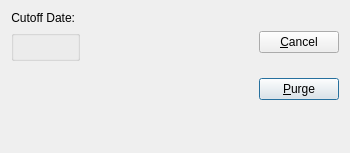
<?xml version="1.0" encoding="UTF-8"?>
<ui version="4.0">
 <comment>This file is part of the xTuple ERP: PostBooks Edition, a free and
open source Enterprise Resource Planning software suite,
Copyright (c) 1999-2018 by OpenMFG LLC, d/b/a xTuple.
It is licensed to you under the Common Public Attribution License
version 1.0, the full text of which (including xTuple-specific Exhibits)
is available at www.xtuple.com/CPAL.  By using this software, you agree
to be bound by its terms.</comment>
 <class>purgePostedCountSlips</class>
 <widget class="QDialog" name="purgePostedCountSlips">
  <property name="geometry">
   <rect>
    <x>0</x>
    <y>0</y>
    <width>350</width>
    <height>153</height>
   </rect>
  </property>
  <property name="windowTitle">
   <string>Purge Posted Count Slips</string>
  </property>
  <layout class="QGridLayout" name="gridLayout_2">
   <item row="0" column="0">
    <layout class="QGridLayout" name="gridLayout">
     <item row="0" column="0">
      <layout class="QVBoxLayout">
       <property name="spacing">
        <number>0</number>
       </property>
       <item>
        <layout class="QVBoxLayout">
         <property name="spacing">
          <number>5</number>
         </property>
         <item>
          <layout class="QHBoxLayout">
           <property name="spacing">
            <number>5</number>
           </property>
           <item>
            <widget class="QLabel" name="_cutoffDateLit">
             <property name="text">
              <string>Cutoff Date:</string>
             </property>
             <property name="alignment">
              <set>Qt::AlignRight|Qt::AlignTrailing|Qt::AlignVCenter</set>
             </property>
            </widget>
           </item>
           <item>
            <layout class="QHBoxLayout">
             <property name="spacing">
              <number>0</number>
             </property>
             <item>
              <widget class="DLineEdit" name="_cutOffDate"/>
             </item>
             <item>
              <spacer name="spacer105">
               <property name="orientation">
                <enum>Qt::Horizontal</enum>
               </property>
               <property name="sizeType">
                <enum>QSizePolicy::Preferred</enum>
               </property>
               <property name="sizeHint" stdset="0">
                <size>
                 <width>0</width>
                 <height>10</height>
                </size>
               </property>
              </spacer>
             </item>
            </layout>
           </item>
          </layout>
         </item>
         <item>
          <widget class="WarehouseGroup" name="_warehouse">
           <property name="title">
            <string/>
           </property>
           <property name="fixedSize">
            <bool>false</bool>
           </property>
          </widget>
         </item>
        </layout>
       </item>
       <item>
        <spacer name="Spacer10">
         <property name="orientation">
          <enum>Qt::Vertical</enum>
         </property>
         <property name="sizeType">
          <enum>QSizePolicy::Expanding</enum>
         </property>
         <property name="sizeHint" stdset="0">
          <size>
           <width>20</width>
           <height>16</height>
          </size>
         </property>
        </spacer>
       </item>
      </layout>
     </item>
     <item row="0" column="1">
      <layout class="QHBoxLayout">
       <property name="spacing">
        <number>0</number>
       </property>
       <item>
        <spacer name="Spacer9">
         <property name="orientation">
          <enum>Qt::Horizontal</enum>
         </property>
         <property name="sizeType">
          <enum>QSizePolicy::Expanding</enum>
         </property>
         <property name="sizeHint" stdset="0">
          <size>
           <width>16</width>
           <height>20</height>
          </size>
         </property>
        </spacer>
       </item>
       <item>
        <layout class="QVBoxLayout">
         <property name="spacing">
          <number>5</number>
         </property>
         <item>
          <widget class="QPushButton" name="_close">
           <property name="enabled">
            <bool>true</bool>
           </property>
           <property name="sizePolicy">
            <sizepolicy hsizetype="Minimum" vsizetype="Fixed">
             <horstretch>0</horstretch>
             <verstretch>0</verstretch>
            </sizepolicy>
           </property>
           <property name="minimumSize">
            <size>
             <width>0</width>
             <height>0</height>
            </size>
           </property>
           <property name="text">
            <string>&amp;Cancel</string>
           </property>
          </widget>
         </item>
         <item>
          <widget class="QPushButton" name="_purge">
           <property name="text">
            <string>&amp;Purge</string>
           </property>
           <property name="default">
            <bool>true</bool>
           </property>
          </widget>
         </item>
         <item>
          <spacer name="Spacer8">
           <property name="orientation">
            <enum>Qt::Vertical</enum>
           </property>
           <property name="sizeType">
            <enum>QSizePolicy::Preferred</enum>
           </property>
           <property name="sizeHint" stdset="0">
            <size>
             <width>20</width>
             <height>20</height>
            </size>
           </property>
          </spacer>
         </item>
        </layout>
       </item>
      </layout>
     </item>
    </layout>
   </item>
  </layout>
 </widget>
 <layoutdefault spacing="6" margin="11"/>
 <customwidgets>
  <customwidget>
   <class>DLineEdit</class>
   <extends>QWidget</extends>
   <header>datecluster.h</header>
   <container>1</container>
  </customwidget>
  <customwidget>
   <class>WarehouseGroup</class>
   <extends>QGroupBox</extends>
   <header>warehousegroup.h</header>
   <container>1</container>
  </customwidget>
 </customwidgets>
 <tabstops>
  <tabstop>_cutOffDate</tabstop>
  <tabstop>_warehouse</tabstop>
  <tabstop>_purge</tabstop>
  <tabstop>_close</tabstop>
 </tabstops>
 <resources/>
 <connections>
  <connection>
   <sender>_close</sender>
   <signal>clicked()</signal>
   <receiver>purgePostedCountSlips</receiver>
   <slot>reject()</slot>
   <hints>
    <hint type="sourcelabel">
     <x>20</x>
     <y>20</y>
    </hint>
    <hint type="destinationlabel">
     <x>20</x>
     <y>20</y>
    </hint>
   </hints>
  </connection>
 </connections>
</ui>
